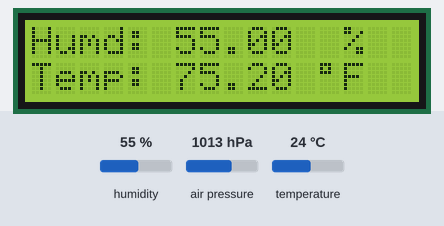
Recording of a sketch running on a simulated Arduino Uno, built with avr-gcc and run on an emulated ATmega328P. Shown: 16×2 character LCD. Wiring (inferred from the names in the program): BME280 sensor at I2C address 0x77. The test bench sets the inputs (shaded band); at power-on: temperature 24 °C, humidity 55 %, air pressure 1013 hPa. What the sketch prints to the serial monitor is not drawn.

Above: at 1.3 s.
1.4 s: temperature set to 41 °C
At 2.9 s:
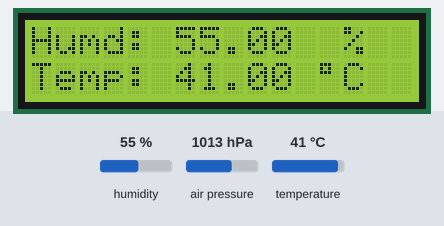
5.4 s: temperature set to 12 °C
At 6.9 s:
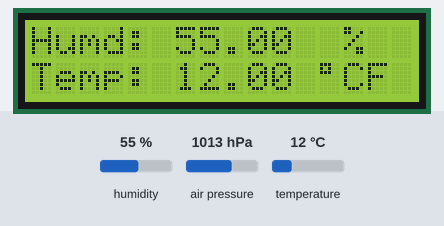
9.4 s: humidity set to 22 %
At 12.0 s:
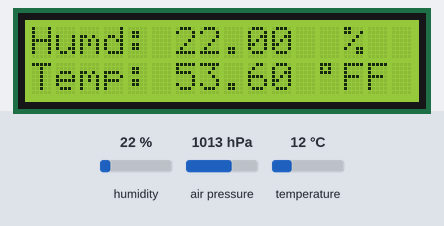
12.6 s: humidity set to 40 %
At 14.6 s:
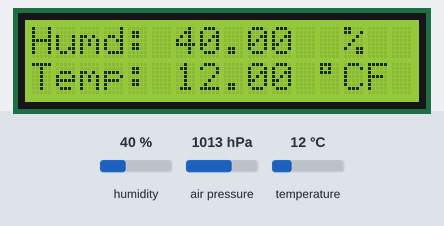
Timing chart, 0 to 16.1 s (numbered marks = the images above; inputs shaded):
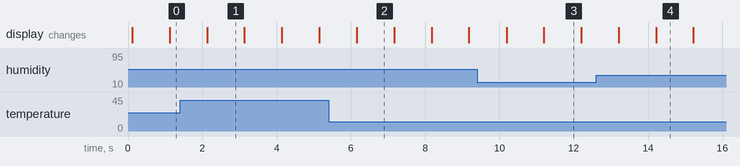

The sketch:

sketch_jun21b.ino
```cpp
#include <LiquidCrystal.h>

#include <SparkFunBME280.h>

#include <Wire.h>

BME280 sensor;
LiquidCrystal lcd(13, 12, 11, 10, 9, 8);

void setup() {
  // put your setup code here, to run once:
  Serial.begin(9600);
  Serial.println("Started");

  Wire.begin();
  Serial.println("Wire Online");

  Serial.println(sensor.begin());
  Serial.println("Sensor Online");

  lcd.begin(16, 2);
  Serial.println("LCD Online");
//  lcd.print("Hello, World!");

  sensor.setFilter(4);
  sensor.setTempOverSample(16);
  sensor.setPressureOverSample(16);
  sensor.setHumidityOverSample(16);


}

void loop() {
  // put your main code here, to run repeatedly:
    Serial.print("Humidity: ");
  Serial.print(sensor.readFloatHumidity(), 0);

  Serial.print(" Pressure: ");
  Serial.print(sensor.readFloatPressure(), 0);

  Serial.print(" Alt: ");
  //Serial.print(mySensor.readFloatAltitudeMeters(), 1);
  Serial.print(sensor.readFloatAltitudeFeet(), 1);

  Serial.print(" Temp: ");
  //Serial.print(mySensor.readTempC(), 2);
  Serial.print(sensor.readTempF(), 2);

  Serial.println();
//  lcd.setCursor(0, 1);
//  lcd.print(10);

  lcd.setCursor(0, 0); lcd.print("Humd: "); lcd.print(sensor.readFloatHumidity()); lcd.print("  %");
  lcd.setCursor(0, 1); lcd.print("Temp: "); lcd.print(sensor.readTempC()); lcd.print(" "); lcd.print((char)223); lcd.print("C");
  delay(1000);
  lcd.setCursor(0, 1); lcd.print("Temp: "); lcd.print(sensor.readTempF()); lcd.print(" "); lcd.print((char)223); lcd.print("F");
  delay(1000);
}
```

Measured:
- after the input at 1.4 s, the display: changes after 0.73 s (image 1)
- after the input at 5.4 s, the display: changes after 0.76 s (image 2)
- after the input at 9.4 s, the display: first changes after 0.79 s (image 3 shows a later state)
- after the input at 12.6 s, the display: first differs from a run without the input after 1.6 s (image 4)
- what the display in image 1 shows lasts 1.0 s, from 2.1 s to 3.1 s
